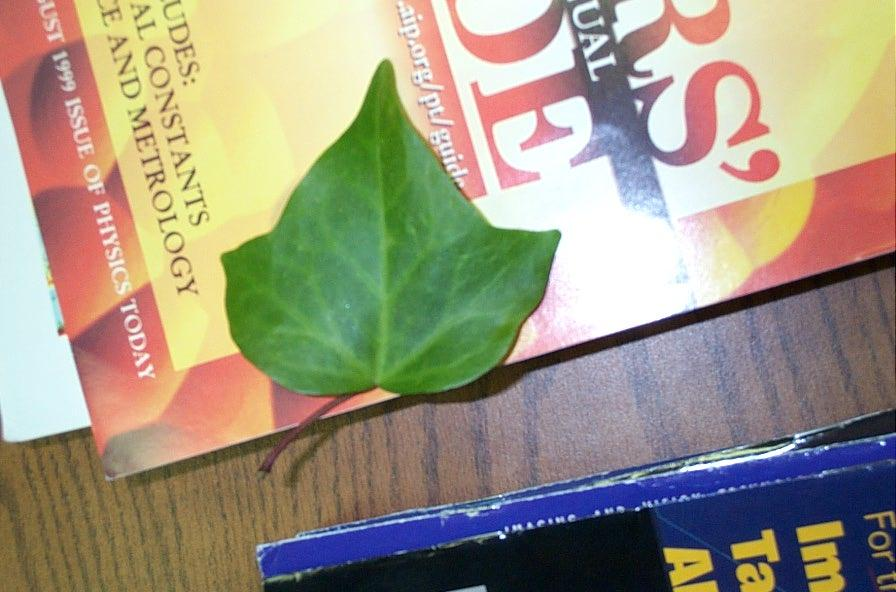
%> input picture folhas/image_0159.jpg, 896 x 592 px
$ octave segment.m   (GNU Octave 9; MATLAB toolbox functions it lacks are replaced by stand-ins)
%> lines starting %> are read from the running program, lines starting %| are printed output that depends on the picture; in (x1, y1, x2, y2) boxes, pixels count from 0 and x2, y2 are one past the last pixel; in counts of white or black regions, pixels touching at a corner belong together; the program's own positions count from 1
img = imread('/home/jhon/Downloads/folhas/image_0159.jpg');
%> img is the input picture: size 592x896x3 uint8; mean R, G, B 158.4, 150, 128.8
img_gray = rgb2gray(img);
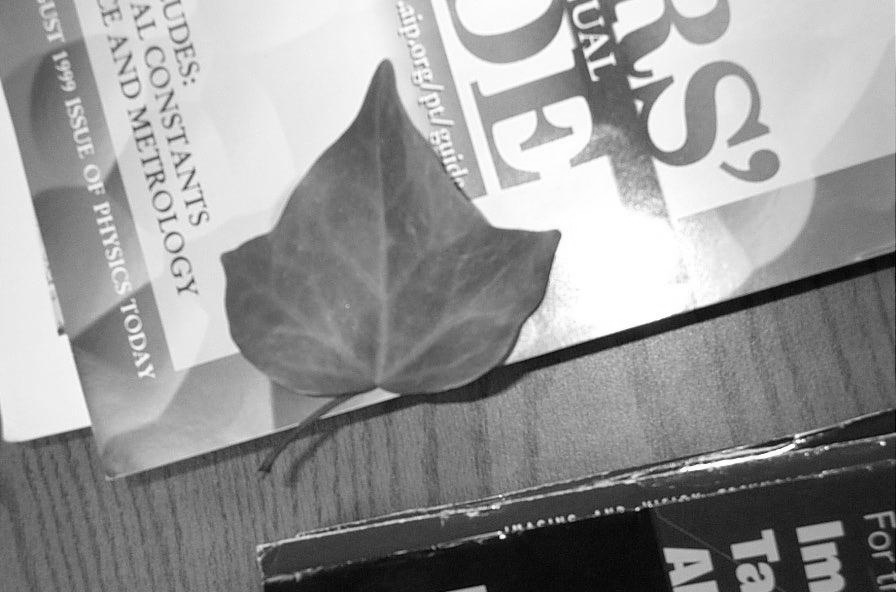
%> img_gray: size 592x896 uint8; min 1, max 255, mean 150.1
imhist(img_gray);
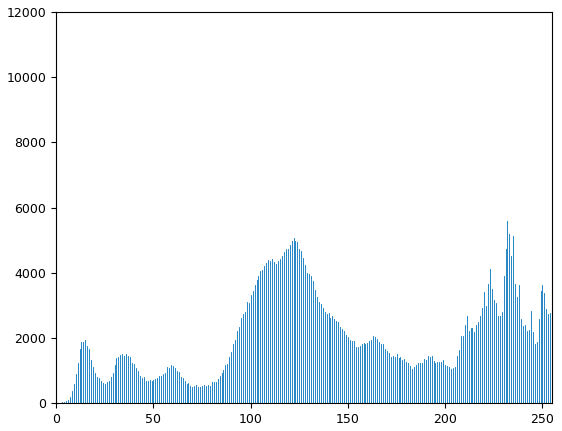
%> figure redrawn from the program's plot data; highest point at x = 255, y = 10272
img_lim = img_gray > 150;
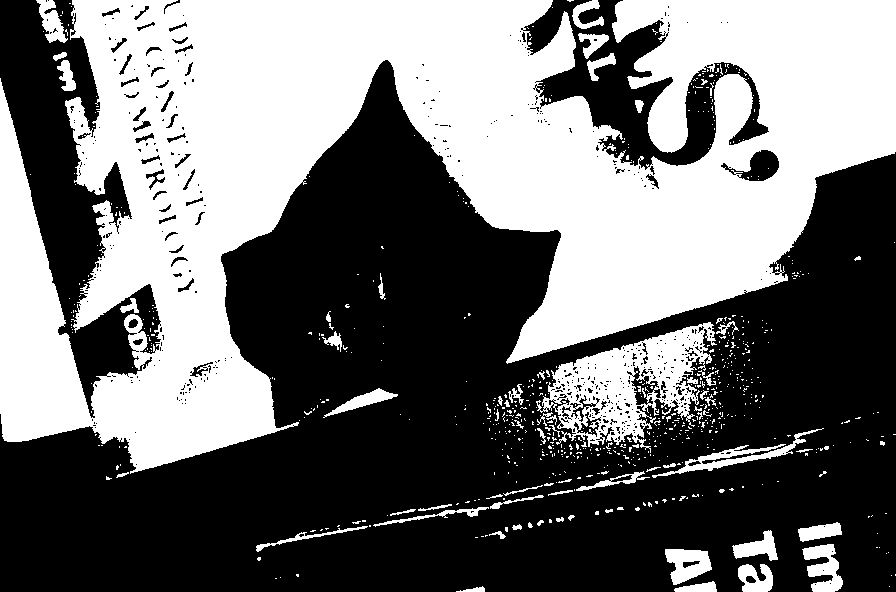
%> img_lim: size 592x896 logical; 44.7% white; 740 white regions (676 under 20 px), largest, box (x1, y1, x2, y2) and area: (0, 0, 896, 474) 213071, (536, 322, 717, 453) 9883, (652, 428, 824, 478) 1354
img_lim = ~img_lim;
figure;
imshow(img_lim);
img_lim = double(img_lim);
for (i = 1:3)
    img(:,:,i)=uint8(double(img(:,:,i)).*img_lim);
end
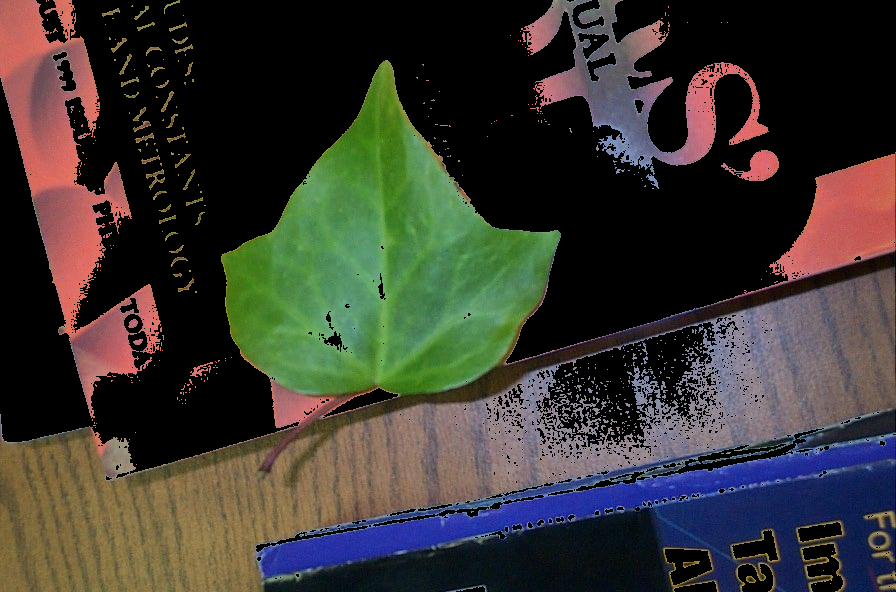
%> img: size 592x896x3 uint8; mean R, G, B 57.2, 54.9, 48.6

figure;
imshow(img)

$ run again, with folhas/image_0001.jpg copied over folhas/image_0159.jpg
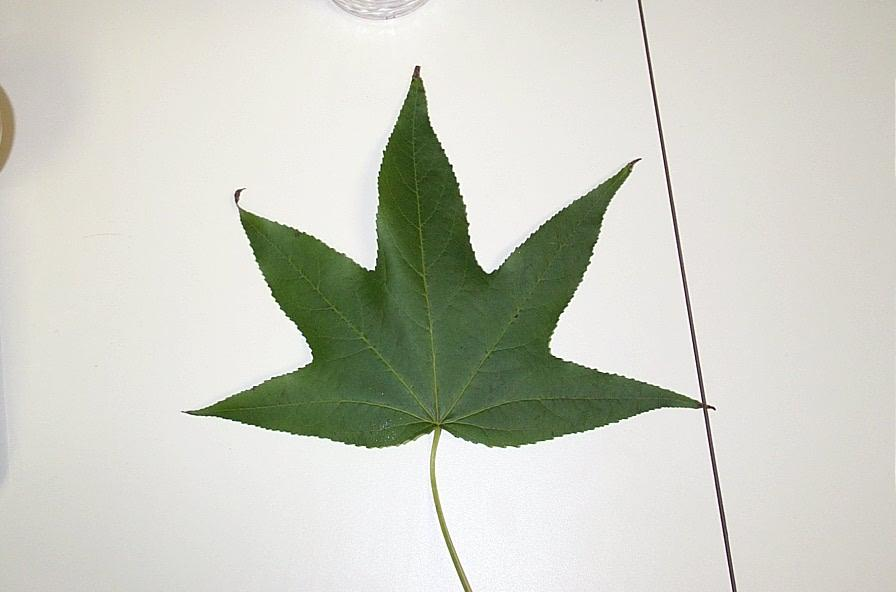
%> input picture folhas/image_0001.jpg, 896 x 592 px
%> img is the input picture: size 592x896x3 uint8; mean R, G, B 203.9, 206, 195.5
%> `img_lim = img_gray > 150;`:
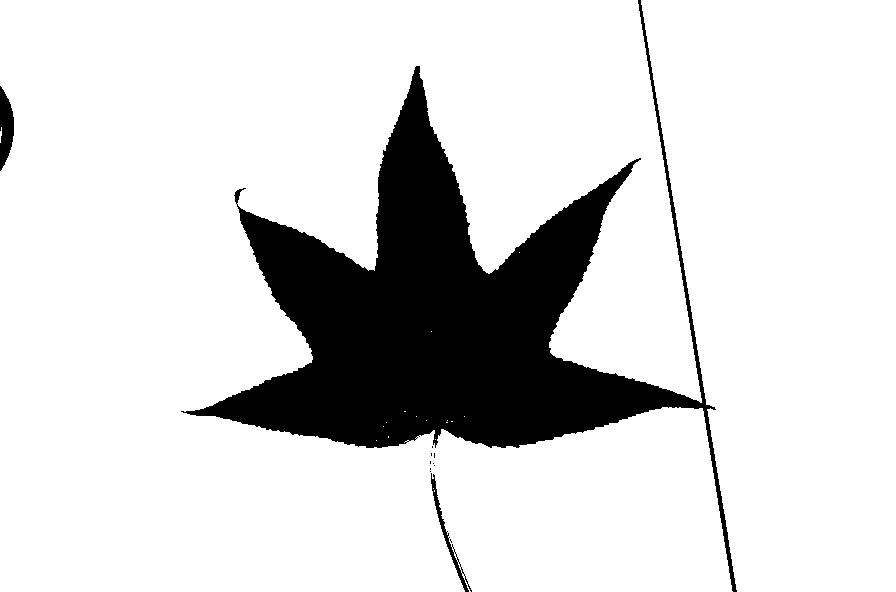
%> img_lim: size 592x896 logical; 84.8% white; 12 black regions (9 under 20 px), largest, box (x1, y1, x2, y2) and area: (181, 0, 737, 592) 79190, (0, 86, 14, 171) 810, (431, 473, 472, 592) 532
%> after the loop `for (i = 1:3)`:
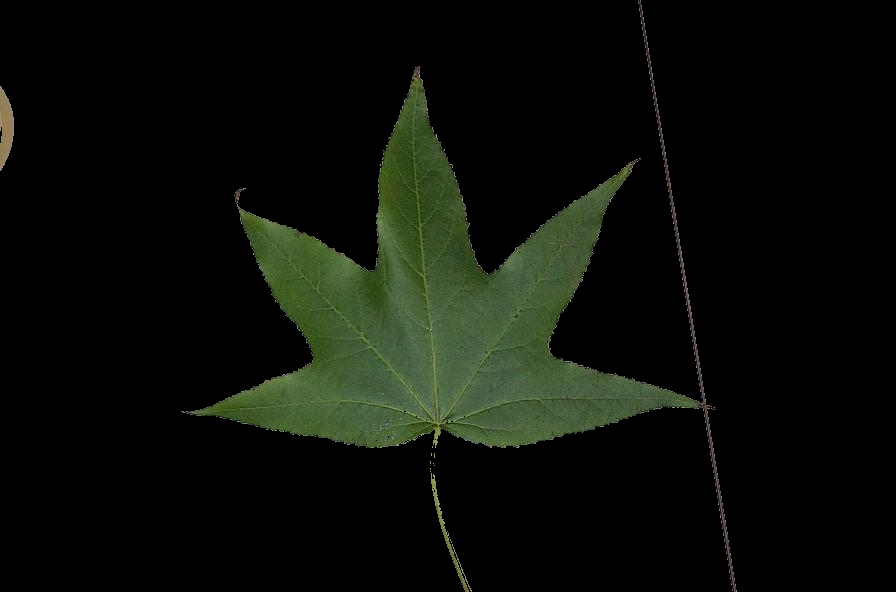
%> img: size 592x896x3 uint8; mean R, G, B 10.9, 14.3, 8.2

$ run again, with folhas/image_0007.jpg copied over folhas/image_0159.jpg
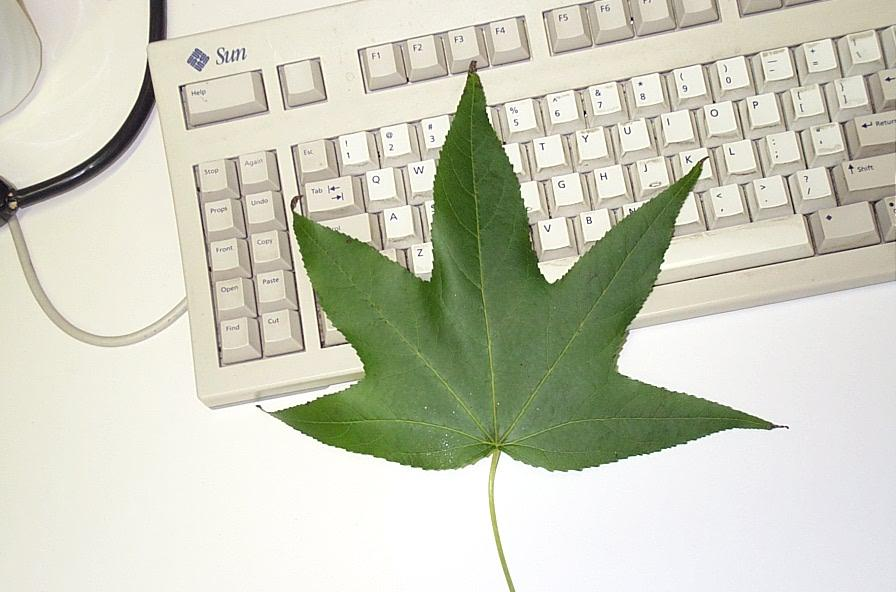
%> input picture folhas/image_0007.jpg, 896 x 592 px
%> img is the input picture: size 592x896x3 uint8; mean R, G, B 202.6, 204.5, 187.2
%> `img_lim = img_gray > 150;`:
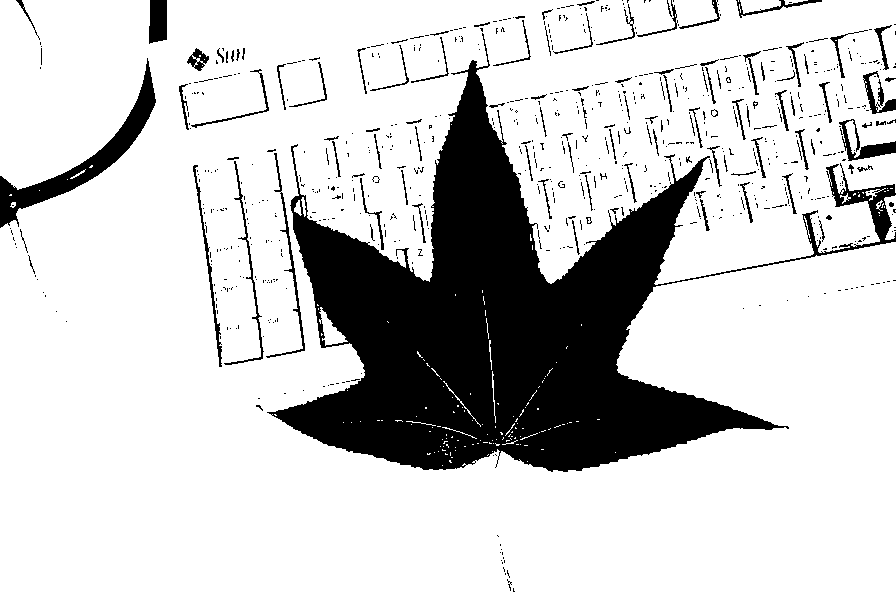
%> img_lim: size 592x896 logical; 79.9% white; 759 black regions (644 under 20 px), largest, box (x1, y1, x2, y2) and area: (267, 33, 896, 472) 89219, (0, 58, 156, 228) 4207, (839, 119, 896, 161) 733
%> after the loop `for (i = 1:3)`:
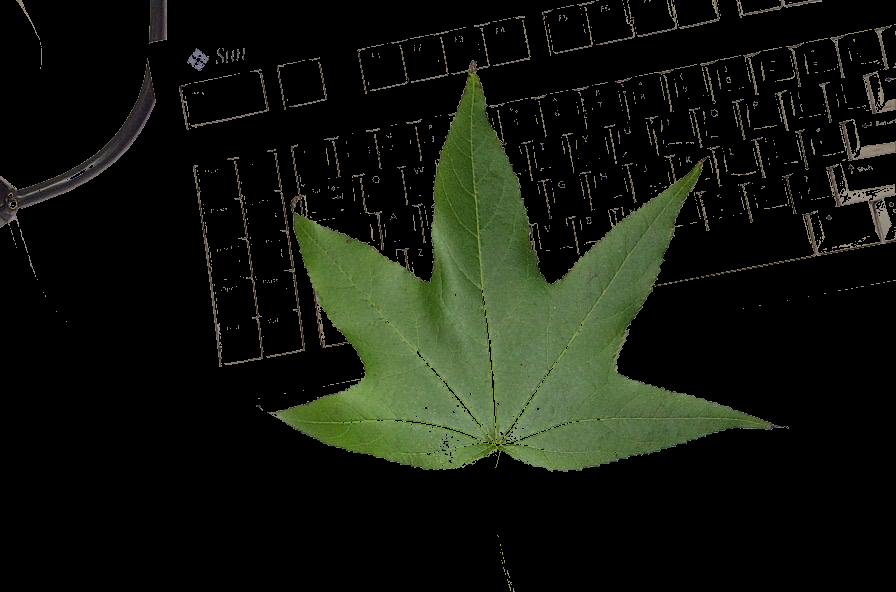
%> img: size 592x896x3 uint8; mean R, G, B 18.8, 22.8, 14.2

$ run again, with folhas/image_0081.jpg copied over folhas/image_0159.jpg
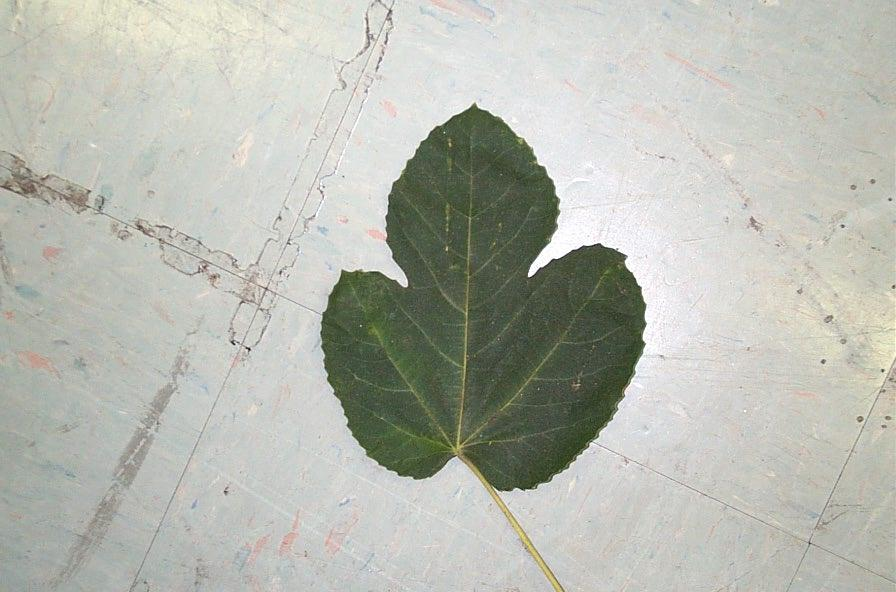
%> input picture folhas/image_0081.jpg, 896 x 592 px
%> img is the input picture: size 592x896x3 uint8; mean R, G, B 183.5, 185.8, 176.8
%> `img_lim = img_gray > 150;`:
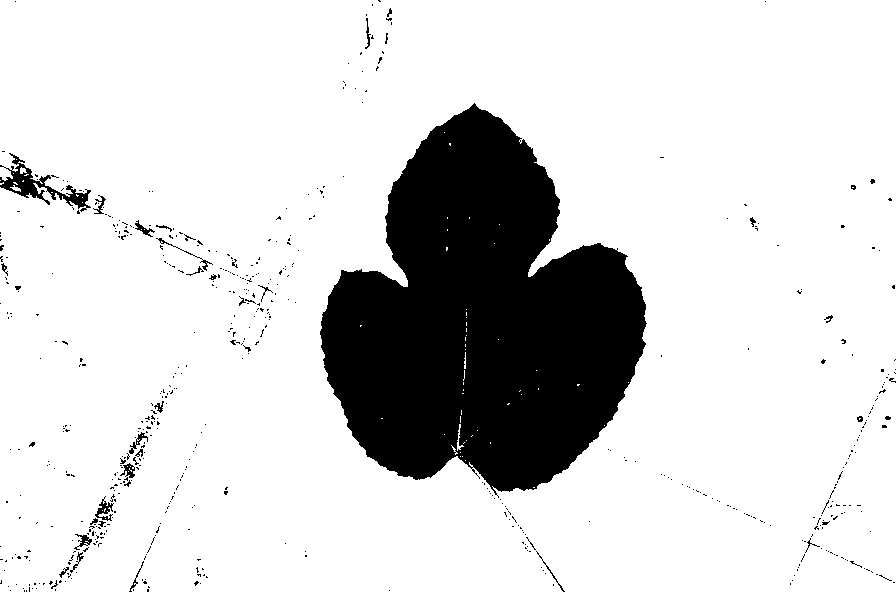
%> img_lim: size 592x896 logical; 83.8% white; 584 black regions (553 under 20 px), largest, box (x1, y1, x2, y2) and area: (320, 103, 647, 498) 81066, (0, 153, 91, 212) 1320, (95, 496, 114, 521) 181
%> after the loop `for (i = 1:3)`:
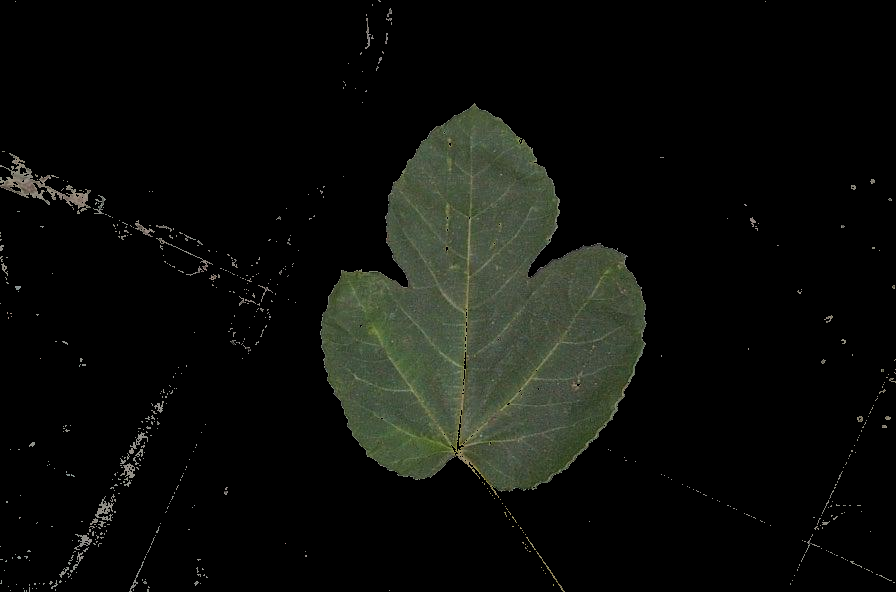
%> img: size 592x896x3 uint8; mean R, G, B 12.9, 14.5, 11
